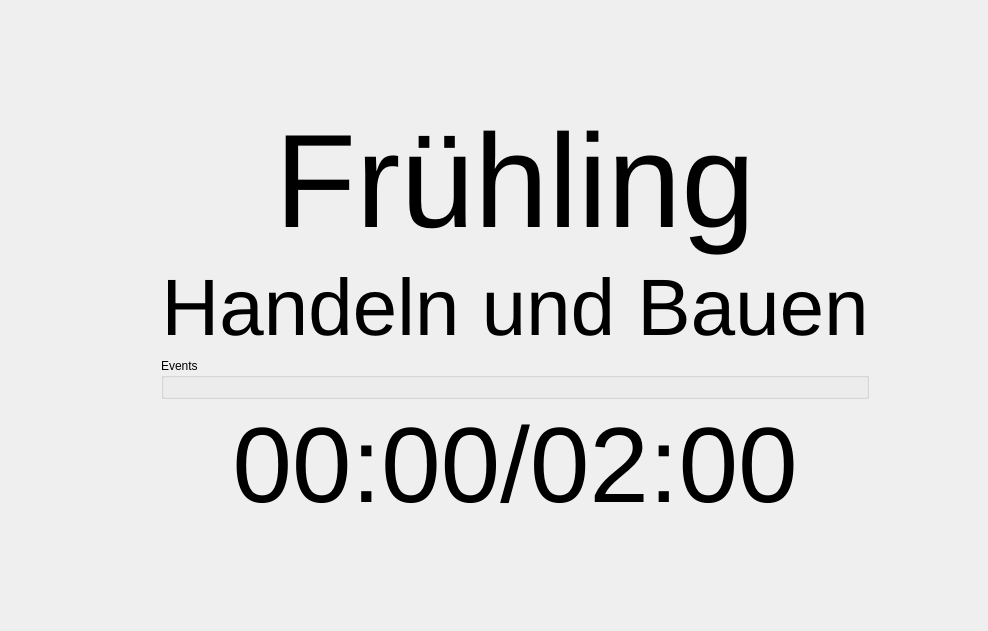
<?xml version="1.0" encoding="UTF-8"?>
<ui version="4.0">
 <class>BeamerView</class>
 <widget class="QWidget" name="BeamerView">
  <property name="geometry">
   <rect>
    <x>0</x>
    <y>0</y>
    <width>988</width>
    <height>631</height>
   </rect>
  </property>
  <property name="windowTitle">
   <string>Form</string>
  </property>
  <layout class="QGridLayout" name="gridLayout">
   <item row="3" column="1">
    <widget class="QGroupBox" name="groupBox">
     <property name="sizePolicy">
      <sizepolicy hsizetype="Preferred" vsizetype="Preferred">
       <horstretch>2</horstretch>
       <verstretch>2</verstretch>
      </sizepolicy>
     </property>
     <property name="title">
      <string>Events</string>
     </property>
     <layout class="QVBoxLayout" name="verticalLayout_2">
      <item>
       <layout class="QVBoxLayout" name="verticalLayoutGroupBox"/>
      </item>
     </layout>
    </widget>
   </item>
   <item row="0" column="1">
    <spacer name="verticalSpacer">
     <property name="orientation">
      <enum>Qt::Vertical</enum>
     </property>
     <property name="sizeHint" stdset="0">
      <size>
       <width>20</width>
       <height>100</height>
      </size>
     </property>
    </spacer>
   </item>
   <item row="2" column="1">
    <widget class="QLabel" name="labelDescription">
     <property name="font">
      <font>
       <pointsize>60</pointsize>
      </font>
     </property>
     <property name="text">
      <string>Handeln und Bauen</string>
     </property>
     <property name="alignment">
      <set>Qt::AlignCenter</set>
     </property>
    </widget>
   </item>
   <item row="4" column="1">
    <widget class="QLabel" name="labelTime">
     <property name="font">
      <font>
       <pointsize>80</pointsize>
      </font>
     </property>
     <property name="text">
      <string>00:00/02:00</string>
     </property>
     <property name="alignment">
      <set>Qt::AlignCenter</set>
     </property>
    </widget>
   </item>
   <item row="2" column="0">
    <spacer name="horizontalSpacer">
     <property name="orientation">
      <enum>Qt::Horizontal</enum>
     </property>
     <property name="sizeType">
      <enum>QSizePolicy::Minimum</enum>
     </property>
     <property name="sizeHint" stdset="0">
      <size>
       <width>150</width>
       <height>20</height>
      </size>
     </property>
    </spacer>
   </item>
   <item row="3" column="2">
    <spacer name="horizontalSpacer_2">
     <property name="orientation">
      <enum>Qt::Horizontal</enum>
     </property>
     <property name="sizeHint" stdset="0">
      <size>
       <width>150</width>
       <height>20</height>
      </size>
     </property>
    </spacer>
   </item>
   <item row="1" column="1">
    <widget class="QLabel" name="labelSeason">
     <property name="font">
      <font>
       <pointsize>100</pointsize>
      </font>
     </property>
     <property name="text">
      <string>Frühling</string>
     </property>
     <property name="alignment">
      <set>Qt::AlignCenter</set>
     </property>
    </widget>
   </item>
   <item row="5" column="1">
    <spacer name="verticalSpacer_2">
     <property name="orientation">
      <enum>Qt::Vertical</enum>
     </property>
     <property name="sizeHint" stdset="0">
      <size>
       <width>100</width>
       <height>100</height>
      </size>
     </property>
    </spacer>
   </item>
  </layout>
 </widget>
 <resources/>
 <connections/>
</ui>
